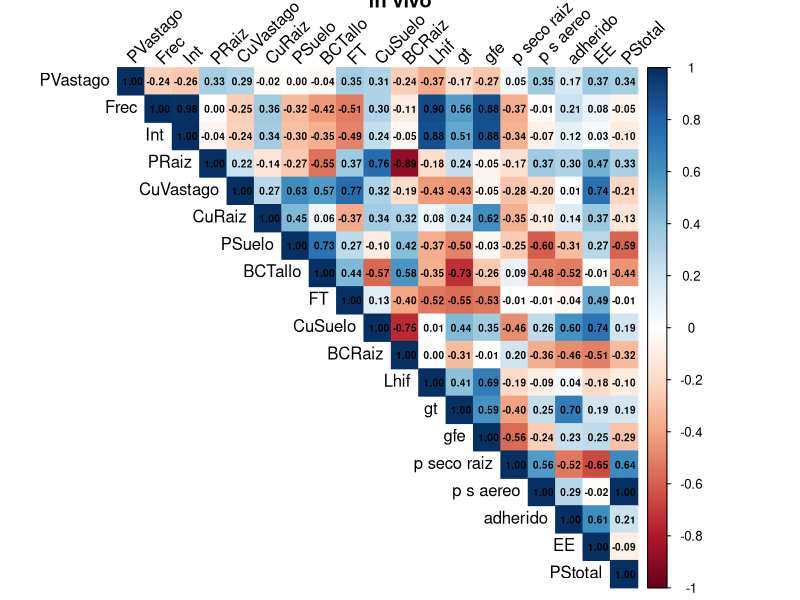
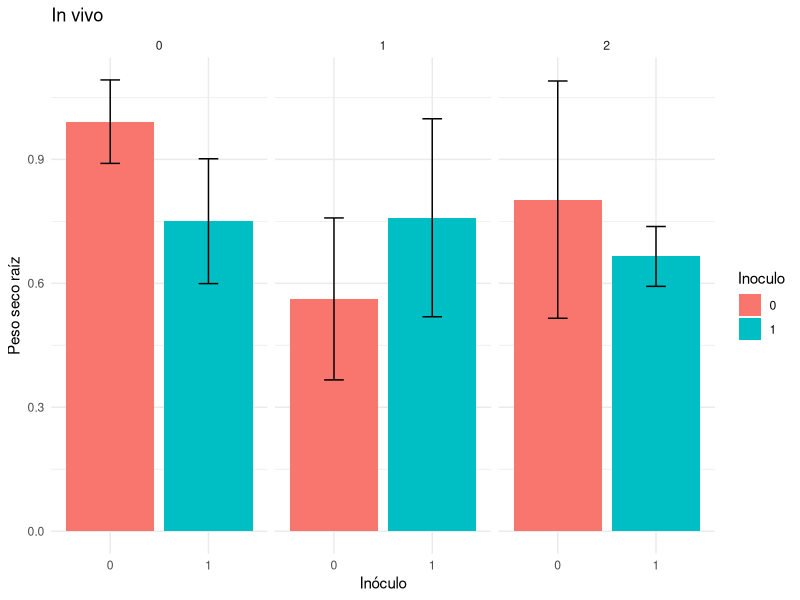
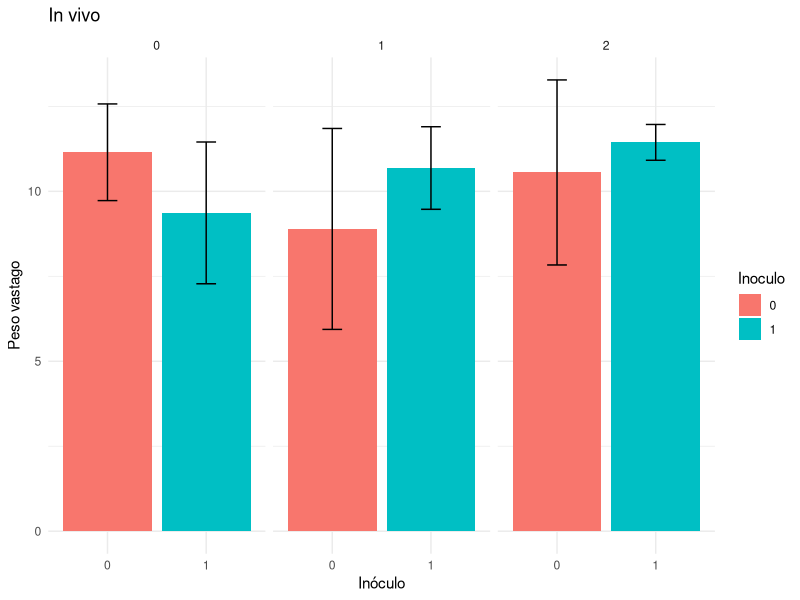
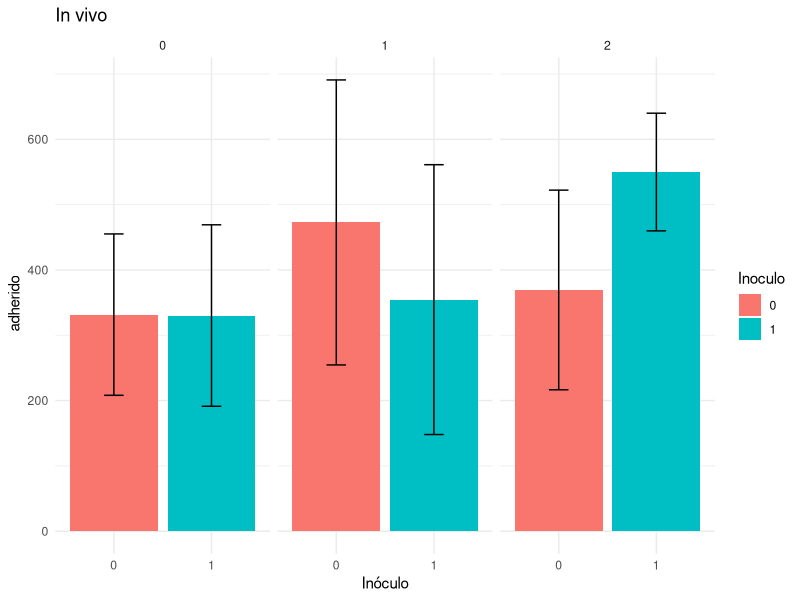
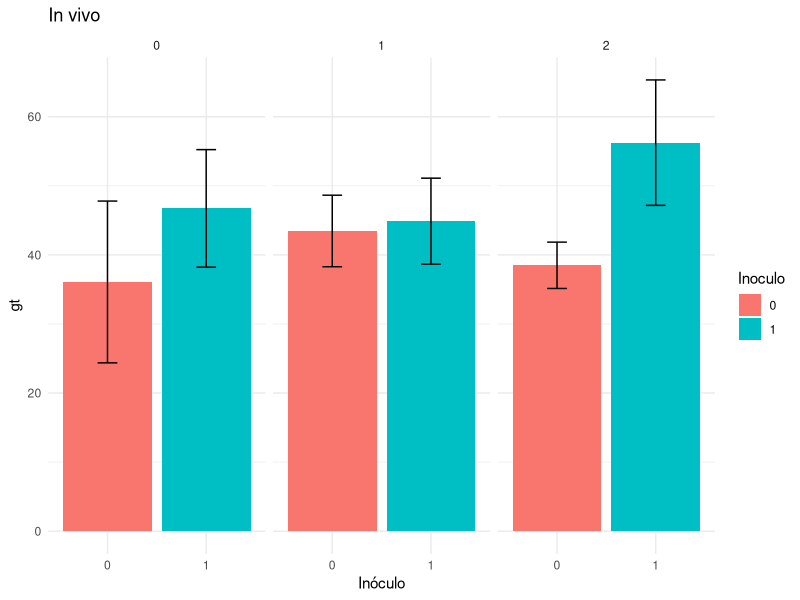
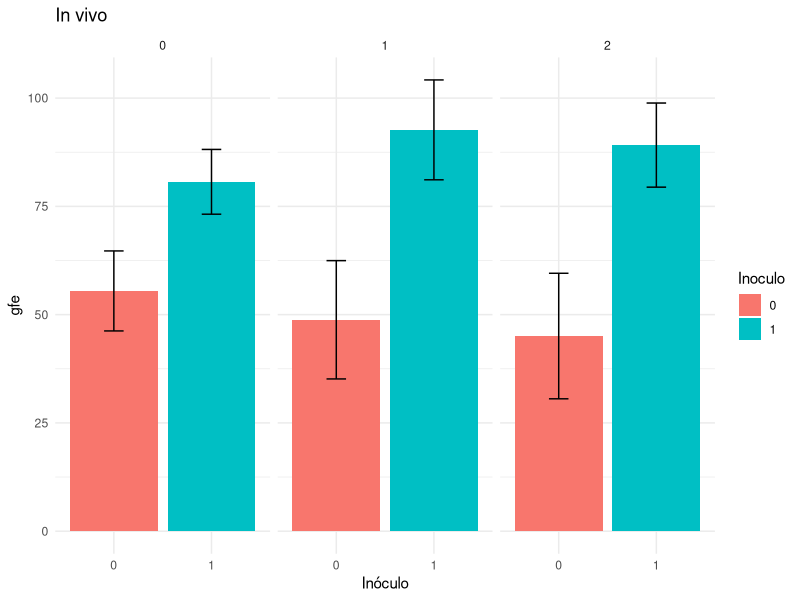
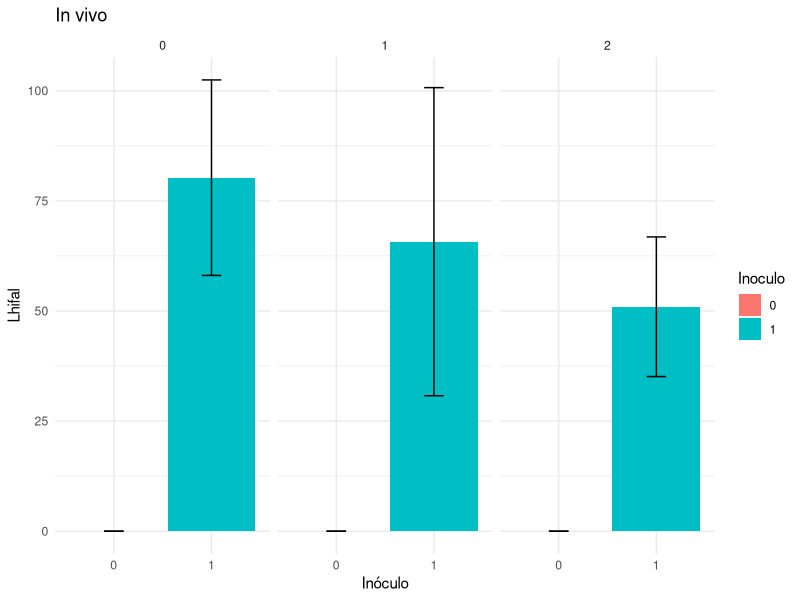
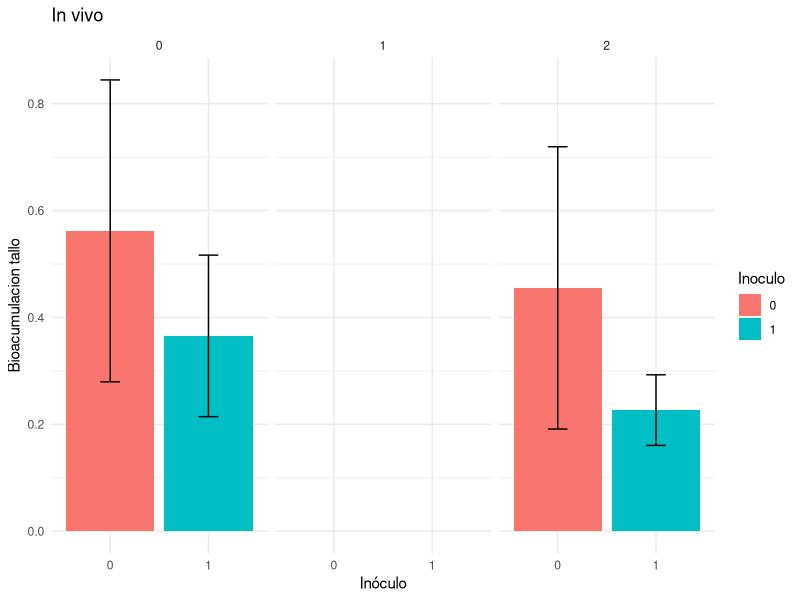

Here is the R script that generated these plots, in order: (Note: this script raises an error after producing the figures.)
library(readxl)
library(dplyr)
library(corrplot)
library(ggplot2)

setwd("~/cobre/Cobre")
Datos <- read_excel("BD Cobre.xlsx",col_names = TRUE)
summary (Datos)

#Paso variables a numeric
Datos <- Datos %>%
  mutate(across(-c(id, Medio, Inoculo), as.numeric))

Dvivo <- Datos%>% filter(Medio == "in vivo")
VRVivo <- Dvivo[, c("PVastago", "Frec", "Int","PRaiz", "CuVastago", "CuRaiz", 
                  "PSuelo", "BCTallo", "FT", "CuSuelo", 
                  "BCRaiz", "Lhif", "gt", "gfe", "p seco raiz", "p s aereo", 
                  "adherido", "EE", "PStotal")]
summary(Dvivo)

#matriz de correlacion
cor_VRVivo <- cor(VRVivo, use = "complete.obs", method = "pearson")

corrplot(cor_VRVivo, 
         method = "color", 
         type = "upper",
         addCoef.col = "black",  # muestra valores
         number.cex = 0.6,
         tl.col = "black", 
         tl.srt = 45,
         title= "In vivo")

#### un grafico para cada nivel de cobre vs con y sin inoculo ps aereo y ps raiz###
##### IN VIVO  ######
Dvivo$Inoculo <- as.factor(Dvivo$Inoculo)
Dvivo$Cu <- as.factor(Dvivo$Cu)
library(ggplot2)

ggplot(Dvivo, aes(x = Inoculo, y = `p seco raiz`, fill = Inoculo)) +
  stat_summary(fun = mean, geom = "bar", position = "dodge") +
  stat_summary(fun.data = mean_sdl, fun.args = list(mult = 1),
               geom = "errorbar", width = 0.2) +
  facet_wrap(~ Cu) +
  labs(x = "Inóculo", y = "Peso seco raíz", title= "In vivo") +
  theme_minimal()

ggplot(Dvivo, aes(x = Inoculo, y = `p s aereo`, fill = Inoculo)) +
  stat_summary(fun = mean, geom = "bar", position = "dodge") +
  stat_summary(fun.data = mean_sdl, fun.args = list(mult = 1),
               geom = "errorbar", width = 0.2) +
  facet_wrap(~ Cu) +
  labs(x = "Inóculo", y = "Peso vastago", title= "In vivo") +
  theme_minimal()

ggplot(Dvivo, aes(x = Inoculo, y = `adherido`, fill = Inoculo)) +
  stat_summary(fun = mean, geom = "bar", position = "dodge") +
  stat_summary(fun.data = mean_sdl, fun.args = list(mult = 1),
               geom = "errorbar", width = 0.2) +
  facet_wrap(~ Cu) +
  labs(x = "Inóculo", y = " adherido", title= "In vivo") +
  theme_minimal()


ggplot(Dvivo, aes(x = Inoculo, y = `gt`, fill = Inoculo)) +
  stat_summary(fun = mean, geom = "bar", position = "dodge") +
  stat_summary(fun.data = mean_sdl, fun.args = list(mult = 1),
               geom = "errorbar", width = 0.2) +
  facet_wrap(~ Cu) +
  labs(x = "Inóculo", y = "gt", title= "In vivo") +
  theme_minimal()

# de cobre 1 a cobre 2 hay un salto pasa de ser fertilizante a ser contaminante buscar bibliografia

ggplot(Dvivo, aes(x = Inoculo, y = `gfe`, fill = Inoculo)) +
  stat_summary(fun = mean, geom = "bar", position = "dodge") +
  stat_summary(fun.data = mean_sdl, fun.args = list(mult = 1),
               geom = "errorbar", width = 0.2) +
  facet_wrap(~ Cu) +
  labs(x = "Inóculo", y = "gfe", title= "In vivo") +
  theme_minimal()
#GFE me da mas alto que GT chequear metodo de extraccion
# la dif en gt y gfe es indicio que el suelo con 2 Cu es acumulacion de glomalina historica porque tiene caracteres contaminantes. La formacion de glomalina en el ensayo es igual en 1Cu y 2Cu?? AyV no estan tan seguras jaja

ggplot(Dvivo, aes(x = Inoculo, y = `Lhif`, fill = Inoculo)) +
  stat_summary(fun = mean, geom = "bar", position = "dodge") +
  stat_summary(fun.data = mean_sdl, fun.args = list(mult = 1),
               geom = "errorbar", width = 0.2) +
  facet_wrap(~ Cu) +
  labs(x = "Inóculo", y = "Lhifal", title= "In vivo") +
  theme_minimal()
#Aumenta la glomalina y baja el largo hifal a meida que aumenta el cu

ggplot(Dvivo, aes(x = Inoculo, y = `BCTallo`, fill = Inoculo)) +
  stat_summary(fun = mean, geom = "bar", position = "dodge") +
  stat_summary(fun.data = mean_sdl, fun.args = list(mult = 1),
               geom = "errorbar", width = 0.2) +
  facet_wrap(~ Cu) +
  labs(x = "Inóculo", y = "Bioacumulacion tallo", title= "In vivo") +
  theme_minimal()

ggplot(Dvivo, aes(x = Inoculo, y = `BCRaiz`, fill = Inoculo)) +
  stat_summary(fun = mean, geom = "bar", position = "dodge") +
  stat_summary(fun.data = mean_sdl, fun.args = list(mult = 1),
               geom = "errorbar", width = 0.2) +
  facet_wrap(~ Cu) +
  labs(x = "Inóculo", y = "Bioacumulacion raiz", title= "In vivo") +
  theme_minimal()
#inmoviliza no bioacumula

ggplot(Dvivo, aes(x = Inoculo, y = `FT`, fill = Inoculo)) +
  stat_summary(fun = mean, geom = "bar", position = "dodge") +
  stat_summary(fun.data = mean_sdl, fun.args = list(mult = 1),
               geom = "errorbar", width = 0.2) +
  facet_wrap(~ Cu) +
  labs(x = "Inóculo", y = "Ft", title= "In vivo") +
  theme_minimal()
# fija en suelo Trasloca menos porque con el inoculo no capta. la glomalina fija

ggplot(Dvivo, aes(x = Inoculo, y = `Frec`, fill = Inoculo)) +
  stat_summary(fun = mean, geom = "bar", position = "dodge") +
  stat_summary(fun.data = mean_sdl, fun.args = list(mult = 1),
               geom = "errorbar", width = 0.2) +
  facet_wrap(~ Cu) +
  labs(x = "Inóculo", y = "Frecuencia", title= "In vivo") +
  theme_minimal()

ggplot(Dvivo, aes(x = Inoculo, y = `Int`, fill = Inoculo)) +
  stat_summary(fun = mean, geom = "bar", position = "dodge") +
  stat_summary(fun.data = mean_sdl, fun.args = list(mult = 1),
               geom = "errorbar", width = 0.2) +
  facet_wrap(~ Cu) +
  labs(x = "Inóculo", y = "intensidad", title= "In vivo") +
  theme_minimal()

ggplot(Dvivo, aes(x = Inoculo, y = `EE`, fill = Inoculo)) +
  stat_summary(fun = mean, geom = "bar", position = "dodge") +
  stat_summary(fun.data = mean_sdl, fun.args = list(mult = 1),
               geom = "errorbar", width = 0.2) +
  facet_wrap(~ Cu) +
  labs(x = "Inóculo", y = "indice de eficiencia de Extraccion", title= "In vivo") +
  theme_minimal()

ggplot(Dvivo, aes(x = Inoculo, y = `PStotal`, fill = Inoculo)) +
  stat_summary(fun = mean, geom = "bar", position = "dodge") +
  stat_summary(fun.data = mean_sdl, fun.args = list(mult = 1),
               geom = "errorbar", width = 0.2) +
  facet_wrap(~ Cu) +
  labs(x = "Inóculo", y = "peso seco total", title= "In vivo") +
  theme_minimal()


##### IN VITRO  ######
#coorplot in vitro
DVitro <- Datos%>% filter(Medio == "in vitro")
VRVitro <- DVitro[, c( "Frec", "Int", "Esporas", "Fe", 
                    "PSuelo", "CuSuelo", 
                     "Lhif", "gt", "gfe")]
summary(DVitro)
summary(VRVitro)
#matriz de correlacion
cor_VRVitro <- cor(VRVitro, use = "complete.obs", method = "pearson")

corrplot(cor_VRVitro, 
         method = "color", 
         type = "upper",
         addCoef.col = "black",  # muestra valores
         number.cex = 0.6,
         tl.col = "black", 
         tl.srt = 45,
         title= "In vitro")

#Graficos de barras
DVitro%>%
  mutate (Inoculo = as.character(Inoculo))

ggplot(DVitro, aes(x = Inoculo, y = `Frec`, fill = Inoculo)) +
  stat_summary(fun = mean, geom = "bar", position = "dodge") +
  stat_summary(fun.data = mean_sdl, fun.args = list(mult = 1),
               geom = "errorbar", width = 0.2) +
  facet_wrap(~ Cu) +
  labs(x = "Inóculo", y = "frecuencia", title= "In Vitro") +
  theme_minimal()

ggplot(DVitro, aes(x = Inoculo, y = `Int`, fill = Inoculo)) +
  stat_summary(fun = mean, geom = "bar", position = "dodge") +
  stat_summary(fun.data = mean_sdl, fun.args = list(mult = 1),
               geom = "errorbar", width = 0.2) +
  facet_wrap(~ Cu) +
  labs(x = "Inóculo", y = "intensidad", title= "In Vitro") +
  theme_minimal()

ggplot(DVitro, aes(x = Inoculo, y = `Esporas`, fill = Inoculo)) +
  stat_summary(fun = mean, geom = "bar", position = "dodge") +
  stat_summary(fun.data = mean_sdl, fun.args = list(mult = 1),
               geom = "errorbar", width = 0.2) +
  facet_wrap(~ Cu) +
  labs(x = "Inóculo", y = "Esporas", title= "In Vitro") +
  theme_minimal()

ggplot(DVitro, aes(x = Inoculo, y = `gt`, fill = Inoculo)) +
  stat_summary(fun = mean, geom = "bar", position = "dodge") +
  stat_summary(fun.data = mean_sdl, fun.args = list(mult = 1),
               geom = "errorbar", width = 0.2) +
  facet_wrap(~ Cu) +
  labs(x = "Inóculo", y = "glomalina total", title= "In Vitro") +
  theme_minimal()

ggplot(DVitro, aes(x = Inoculo, y = `gfe`, fill = Inoculo)) +
  stat_summary(fun = mean, geom = "bar", position = "dodge") +
  stat_summary(fun.data = mean_sdl, fun.args = list(mult = 1),
               geom = "errorbar", width = 0.2) +
  facet_wrap(~ Cu) +
  labs(x = "Inóculo", y = "glomalina facil extraccion", title= "In Vitro") +
  theme_minimal()

ggplot(DVitro, aes(x = Inoculo, y = `PSuelo`, fill = Inoculo)) +
  stat_summary(fun = mean, geom = "bar", position = "dodge") +
  stat_summary(fun.data = mean_sdl, fun.args = list(mult = 1),
               geom = "errorbar", width = 0.2) +
  facet_wrap(~ Cu) +
  labs(x = "Inóculo", y = "PSuelo", title= "In Vitro") +
  theme_minimal()
